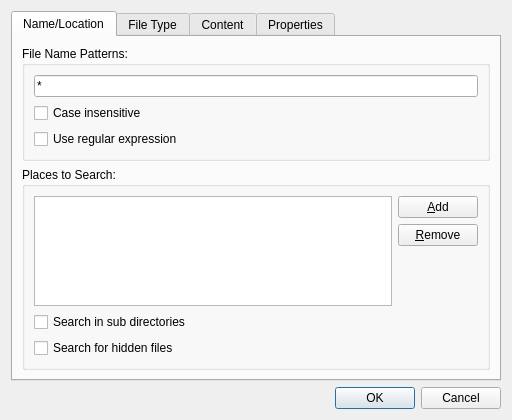
<?xml version="1.0" encoding="UTF-8"?>
<ui version="4.0">
 <class>SearchDialog</class>
 <widget class="QDialog" name="SearchDialog">
  <property name="geometry">
   <rect>
    <x>0</x>
    <y>0</y>
    <width>512</width>
    <height>420</height>
   </rect>
  </property>
  <property name="windowTitle">
   <string>Search Files</string>
  </property>
  <property name="windowIcon">
   <iconset theme="system-search">
    <normaloff/>
   </iconset>
  </property>
  <layout class="QVBoxLayout" name="verticalLayout">
   <item>
    <widget class="QTabWidget" name="tabWidget">
     <property name="currentIndex">
      <number>0</number>
     </property>
     <widget class="QWidget" name="tab">
      <attribute name="title">
       <string>Name/Location</string>
      </attribute>
      <layout class="QVBoxLayout" name="verticalLayout_2" stretch="0,1">
       <item>
        <widget class="QGroupBox" name="groupBox">
         <property name="title">
          <string>File Name Patterns:</string>
         </property>
         <layout class="QVBoxLayout" name="verticalLayout_3">
          <item>
           <widget class="QLineEdit" name="namePatterns">
            <property name="text">
             <string>*</string>
            </property>
           </widget>
          </item>
          <item>
           <widget class="QCheckBox" name="nameCaseInsensitive">
            <property name="text">
             <string>Case insensitive</string>
            </property>
           </widget>
          </item>
          <item>
           <widget class="QCheckBox" name="nameRegExp">
            <property name="text">
             <string>Use regular expression</string>
            </property>
           </widget>
          </item>
         </layout>
        </widget>
       </item>
       <item>
        <widget class="QGroupBox" name="groupBox_2">
         <property name="title">
          <string>Places to Search:</string>
         </property>
         <layout class="QVBoxLayout" name="verticalLayout_5">
          <item>
           <layout class="QHBoxLayout" name="horizontalLayout">
            <item>
             <widget class="QListWidget" name="listView"/>
            </item>
            <item>
             <layout class="QVBoxLayout" name="verticalLayout_4">
              <item>
               <widget class="QPushButton" name="addPath">
                <property name="text">
                 <string>&amp;Add</string>
                </property>
                <property name="icon">
                 <iconset theme="list-add">
                  <normaloff/>
                 </iconset>
                </property>
               </widget>
              </item>
              <item>
               <widget class="QPushButton" name="removePath">
                <property name="text">
                 <string>&amp;Remove</string>
                </property>
                <property name="icon">
                 <iconset theme="list-remove">
                  <normaloff/>
                 </iconset>
                </property>
               </widget>
              </item>
              <item>
               <spacer name="verticalSpacer">
                <property name="orientation">
                 <enum>Qt::Vertical</enum>
                </property>
                <property name="sizeHint" stdset="0">
                 <size>
                  <width>20</width>
                  <height>40</height>
                 </size>
                </property>
               </spacer>
              </item>
             </layout>
            </item>
           </layout>
          </item>
          <item>
           <widget class="QCheckBox" name="recursiveSearch">
            <property name="text">
             <string>Search in sub directories</string>
            </property>
           </widget>
          </item>
          <item>
           <widget class="QCheckBox" name="searchHidden">
            <property name="text">
             <string>Search for hidden files</string>
            </property>
           </widget>
          </item>
         </layout>
        </widget>
       </item>
      </layout>
     </widget>
     <widget class="QWidget" name="tab_2">
      <attribute name="title">
       <string>File Type</string>
      </attribute>
      <layout class="QVBoxLayout" name="verticalLayout_7">
       <item>
        <widget class="QGroupBox" name="groupBox_3">
         <property name="title">
          <string>Only search for files of following types:</string>
         </property>
         <layout class="QVBoxLayout" name="verticalLayout_6">
          <item>
           <widget class="QCheckBox" name="searchTextFiles">
            <property name="text">
             <string>Text files</string>
            </property>
           </widget>
          </item>
          <item>
           <widget class="QCheckBox" name="searchImages">
            <property name="text">
             <string>Image files</string>
            </property>
           </widget>
          </item>
          <item>
           <widget class="QCheckBox" name="searchAudio">
            <property name="text">
             <string>Audio files</string>
            </property>
           </widget>
          </item>
          <item>
           <widget class="QCheckBox" name="searchVideo">
            <property name="text">
             <string>Video files</string>
            </property>
           </widget>
          </item>
          <item>
           <widget class="QCheckBox" name="searchDocuments">
            <property name="text">
             <string>Documents</string>
            </property>
           </widget>
          </item>
          <item>
           <widget class="QCheckBox" name="searchFolders">
            <property name="text">
             <string>Folders</string>
            </property>
           </widget>
          </item>
         </layout>
        </widget>
       </item>
       <item>
        <spacer name="verticalSpacer_2">
         <property name="orientation">
          <enum>Qt::Vertical</enum>
         </property>
         <property name="sizeHint" stdset="0">
          <size>
           <width>20</width>
           <height>40</height>
          </size>
         </property>
        </spacer>
       </item>
      </layout>
     </widget>
     <widget class="QWidget" name="tab_3">
      <attribute name="title">
       <string>Content</string>
      </attribute>
      <layout class="QVBoxLayout" name="verticalLayout_9">
       <item>
        <widget class="QGroupBox" name="groupBox_4">
         <property name="title">
          <string>File contains:</string>
         </property>
         <layout class="QVBoxLayout" name="verticalLayout_8">
          <item>
           <widget class="QLineEdit" name="contentPattern"/>
          </item>
          <item>
           <widget class="QCheckBox" name="contentCaseInsensitive">
            <property name="text">
             <string>Case insensiti&amp;ve</string>
            </property>
           </widget>
          </item>
          <item>
           <widget class="QCheckBox" name="contentRegExp">
            <property name="text">
             <string>&amp;Use regular expression</string>
            </property>
           </widget>
          </item>
         </layout>
        </widget>
       </item>
       <item>
        <spacer name="verticalSpacer_3">
         <property name="orientation">
          <enum>Qt::Vertical</enum>
         </property>
         <property name="sizeHint" stdset="0">
          <size>
           <width>20</width>
           <height>186</height>
          </size>
         </property>
        </spacer>
       </item>
      </layout>
     </widget>
     <widget class="QWidget" name="tab_4">
      <attribute name="title">
       <string>Properties</string>
      </attribute>
      <layout class="QVBoxLayout" name="verticalLayout_10">
       <item>
        <widget class="QGroupBox" name="groupBox_5">
         <property name="title">
          <string>File Size:</string>
         </property>
         <layout class="QFormLayout" name="formLayout">
          <item row="0" column="0">
           <widget class="QCheckBox" name="largerThan">
            <property name="text">
             <string>Larger than:</string>
            </property>
           </widget>
          </item>
          <item row="0" column="1">
           <layout class="QHBoxLayout" name="horizontalLayout_2">
            <item>
             <widget class="QSpinBox" name="minSize"/>
            </item>
            <item>
             <widget class="QComboBox" name="minSizeUnit">
              <property name="currentIndex">
               <number>2</number>
              </property>
              <item>
               <property name="text">
                <string>Bytes</string>
               </property>
              </item>
              <item>
               <property name="text">
                <string>KiB</string>
               </property>
              </item>
              <item>
               <property name="text">
                <string>MiB</string>
               </property>
              </item>
              <item>
               <property name="text">
                <string>GiB</string>
               </property>
              </item>
             </widget>
            </item>
           </layout>
          </item>
          <item row="1" column="0">
           <widget class="QCheckBox" name="smallerThan">
            <property name="text">
             <string>Smaller than:</string>
            </property>
           </widget>
          </item>
          <item row="1" column="1">
           <layout class="QHBoxLayout" name="horizontalLayout_3">
            <item>
             <widget class="QSpinBox" name="maxSize"/>
            </item>
            <item>
             <widget class="QComboBox" name="maxSizeUnit">
              <property name="currentIndex">
               <number>2</number>
              </property>
              <item>
               <property name="text">
                <string>Bytes</string>
               </property>
              </item>
              <item>
               <property name="text">
                <string>KiB</string>
               </property>
              </item>
              <item>
               <property name="text">
                <string>MiB</string>
               </property>
              </item>
              <item>
               <property name="text">
                <string>GiB</string>
               </property>
              </item>
             </widget>
            </item>
           </layout>
          </item>
         </layout>
        </widget>
       </item>
       <item>
        <widget class="QGroupBox" name="groupBox_6">
         <property name="title">
          <string>Last Modified Time:</string>
         </property>
         <layout class="QFormLayout" name="formLayout_2">
          <item row="0" column="0">
           <widget class="QCheckBox" name="earlierThan">
            <property name="text">
             <string>Earlier than:</string>
            </property>
           </widget>
          </item>
          <item row="1" column="0">
           <widget class="QCheckBox" name="laterThan">
            <property name="text">
             <string>Later than:</string>
            </property>
           </widget>
          </item>
          <item row="0" column="1">
           <widget class="QDateEdit" name="maxTime"/>
          </item>
          <item row="1" column="1">
           <widget class="QDateEdit" name="minTime"/>
          </item>
         </layout>
        </widget>
       </item>
       <item>
        <spacer name="verticalSpacer_4">
         <property name="orientation">
          <enum>Qt::Vertical</enum>
         </property>
         <property name="sizeHint" stdset="0">
          <size>
           <width>20</width>
           <height>40</height>
          </size>
         </property>
        </spacer>
       </item>
      </layout>
     </widget>
    </widget>
   </item>
   <item>
    <widget class="QDialogButtonBox" name="buttonBox">
     <property name="orientation">
      <enum>Qt::Horizontal</enum>
     </property>
     <property name="standardButtons">
      <set>QDialogButtonBox::Cancel|QDialogButtonBox::Ok</set>
     </property>
    </widget>
   </item>
  </layout>
 </widget>
 <resources/>
 <connections>
  <connection>
   <sender>buttonBox</sender>
   <signal>accepted()</signal>
   <receiver>SearchDialog</receiver>
   <slot>accept()</slot>
   <hints>
    <hint type="sourcelabel">
     <x>248</x>
     <y>254</y>
    </hint>
    <hint type="destinationlabel">
     <x>157</x>
     <y>274</y>
    </hint>
   </hints>
  </connection>
  <connection>
   <sender>buttonBox</sender>
   <signal>rejected()</signal>
   <receiver>SearchDialog</receiver>
   <slot>reject()</slot>
   <hints>
    <hint type="sourcelabel">
     <x>316</x>
     <y>260</y>
    </hint>
    <hint type="destinationlabel">
     <x>286</x>
     <y>274</y>
    </hint>
   </hints>
  </connection>
 </connections>
</ui>
